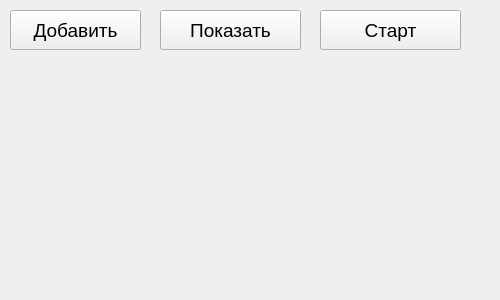
<?xml version="1.0" encoding="UTF-8"?>
<ui version="4.0">
 <class>MainWindow</class>
 <widget class="QMainWindow" name="MainWindow">
  <property name="geometry">
   <rect>
    <x>0</x>
    <y>0</y>
    <width>500</width>
    <height>300</height>
   </rect>
  </property>
  <property name="minimumSize">
   <size>
    <width>500</width>
    <height>300</height>
   </size>
  </property>
  <property name="windowTitle">
   <string>MainWindow</string>
  </property>
  <widget class="QWidget" name="centralwidget">
   <widget class="QPushButton" name="btn_add">
    <property name="geometry">
     <rect>
      <x>10</x>
      <y>10</y>
      <width>131</width>
      <height>40</height>
     </rect>
    </property>
    <property name="font">
     <font>
      <family>Arial</family>
      <pointsize>14</pointsize>
     </font>
    </property>
    <property name="text">
     <string>Добавить</string>
    </property>
   </widget>
   <widget class="QPushButton" name="btn_show">
    <property name="geometry">
     <rect>
      <x>160</x>
      <y>10</y>
      <width>141</width>
      <height>40</height>
     </rect>
    </property>
    <property name="font">
     <font>
      <family>Arial</family>
      <pointsize>14</pointsize>
     </font>
    </property>
    <property name="text">
     <string>Показать</string>
    </property>
   </widget>
   <widget class="QPushButton" name="btn_start">
    <property name="geometry">
     <rect>
      <x>320</x>
      <y>10</y>
      <width>141</width>
      <height>40</height>
     </rect>
    </property>
    <property name="font">
     <font>
      <family>Arial</family>
      <pointsize>14</pointsize>
     </font>
    </property>
    <property name="text">
     <string>Старт</string>
    </property>
   </widget>
  </widget>
 </widget>
 <resources/>
 <connections/>
</ui>
